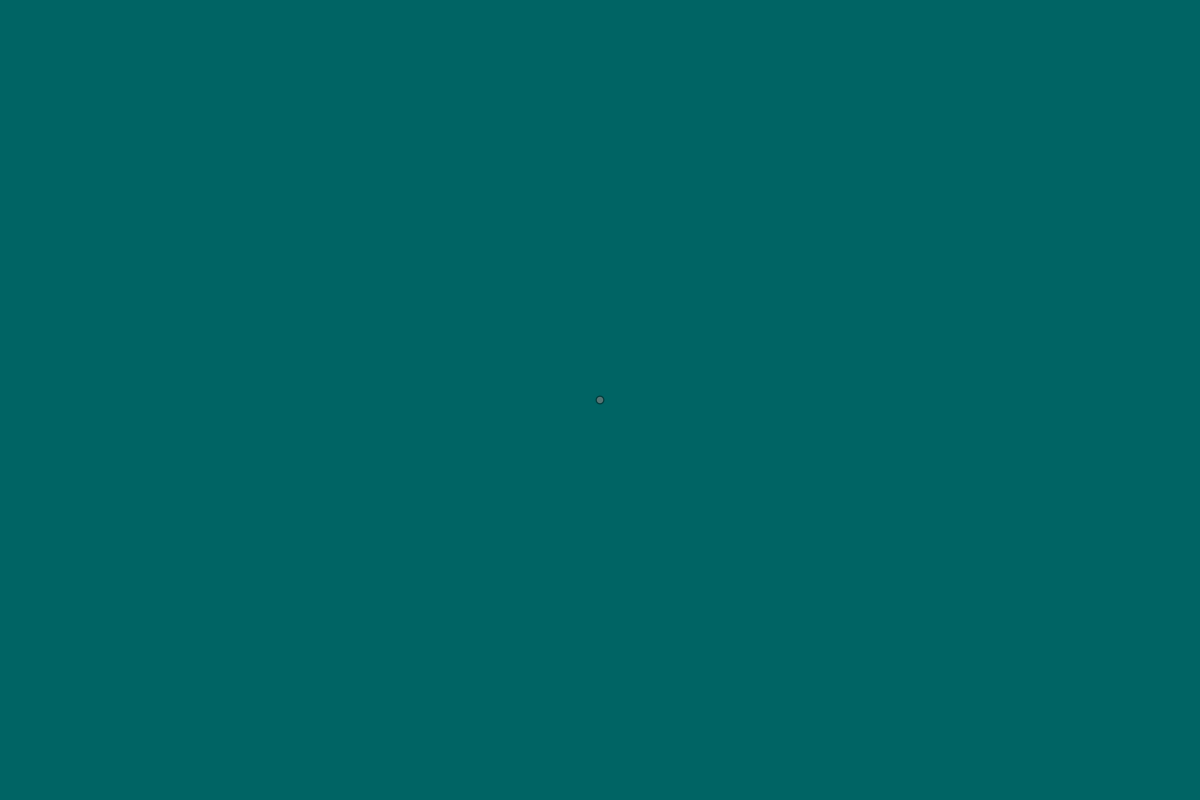
Frame 1 (no input)
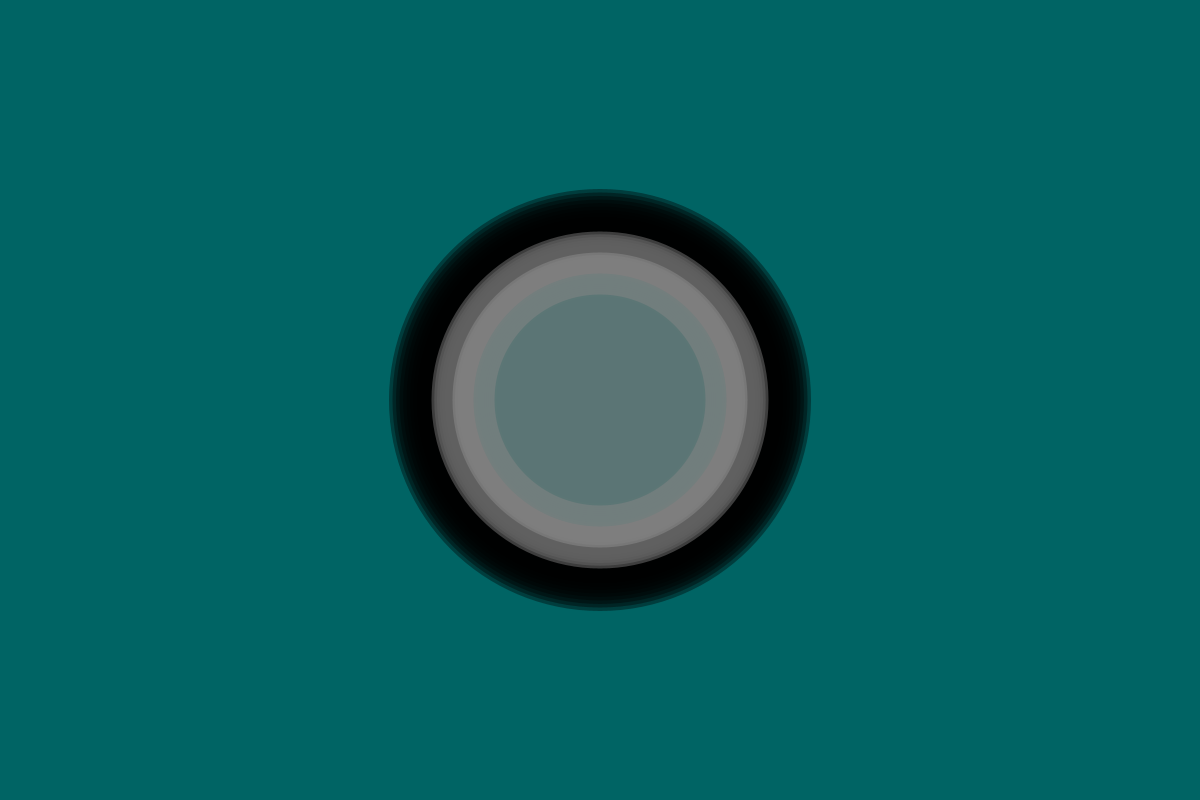
Frame 60 (the mouse pressed at the canvas centre just before this capture)
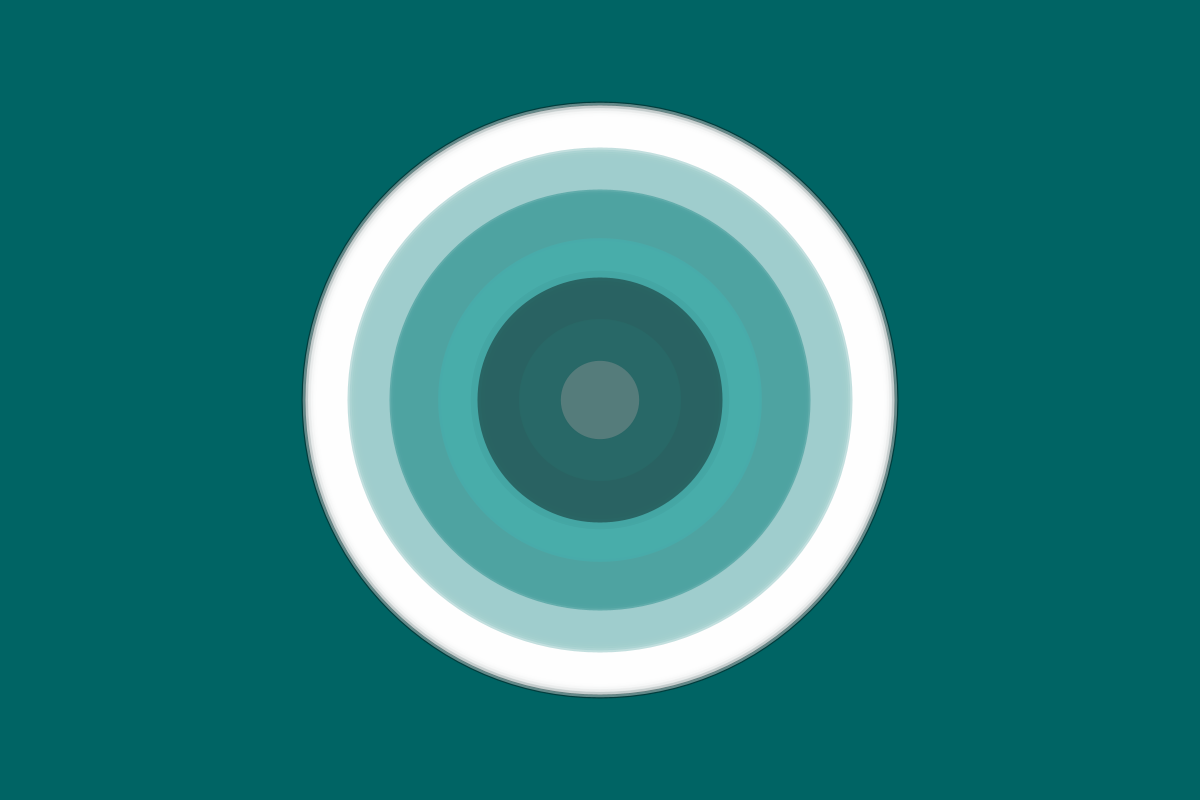
Frame 120 (the mouse held since frame 60 and released just before this capture)

The Processing sketch that drew these frames (run headless with seeded random() and noise(); from frame 60 on, the mouse is pressed at the canvas centre):

// Processing sketch: Ripples3
// ── Ripples3.pde
//Ripple ripple;
//Ripple ripple2;
//Ripple ripple3;
ArrayList<Ripple> manyRipples;


void setup() {
  size(1200,800);
  background(0,100,100);
  manyRipples = new ArrayList<Ripple>();
  
  manyRipples.add(new Ripple(width/2,height/2, 2,0,7,width/2,height/2, width/2));
  
  manyRipples.add(new Ripple(width/2,height/2, 1,255,7*.8,width/2,height/2, width/2));
  
  manyRipples.add(new Ripple(width/2,height/2, 1,color(0,122,121),7*.5,width/2,height/2, width/2));
  
  manyRipples.add(new Ripple(width/2,height/2, 1,255,7*.7,width/2,height/2, width/2));
  
  manyRipples.add(new Ripple(width/2,height/2, 1,color(0,122,121),7*.6,width/2,height/2, width/2));
}

void draw() {
  
  
  if(manyRipples.size()==0){
  
  manyRipples.add(new Ripple(width/2,height/2, 2,0,7,width/2,height/2, width/2));
  
  manyRipples.add(new Ripple(width/2,height/2, 1,255,7*.8,width/2,height/2, width/2));
  
  manyRipples.add(new Ripple(width/2,height/2, 1,color(0,122,121),7*.5,width/2,height/2, width/2));
  
  manyRipples.add(new Ripple(width/2,height/2, 1,255,7*.7,width/2,height/2, width/2));
  
  manyRipples.add(new Ripple(width/2,height/2, 1,color(0,122,121),7*.6,width/2,height/2, width/2));
  }
  
  for(int i=manyRipples.size()-1;i>=0;i--){
  
    Ripple newRipple = manyRipples.get(i);
    newRipple.move();
    newRipple.display();
  }
  
 
  
  
}


void mousePressed(){
  
  //variable speed and maxSize
//  float tSpeed = random(0.6, 7.2);
  float maxSize = random(width/5, width);
  float tSpeed = map(maxSize, width/5, width, 2, 7.2);
//  manyRipples.add(new Ripple(mouseX,mouseY,2,color(random(0,255),random(0,255),random(0,255)),tSpeed,mouseX,mouseY));
  manyRipples.add(new Ripple(mouseX,mouseY,2,color(random(0,50),262,random(200,255)),tSpeed,mouseX,mouseY, maxSize));  
  manyRipples.add(new Ripple(mouseX,mouseY,1,color(random(3,50),random(50,255),200),tSpeed*.5,mouseX,mouseY, maxSize));
  manyRipples.add(new Ripple(mouseX,mouseY,1,color(random(0,100),100,100),tSpeed*.8,mouseX,mouseY, maxSize));
  manyRipples.add(new Ripple(mouseX,mouseY,1,color(random(3,50),random(50,255),200),tSpeed*.5,mouseX,mouseY, maxSize));
  manyRipples.add(new Ripple(mouseX,mouseY,1,color(random(0,100),100,100),tSpeed*.8,mouseX,mouseY, maxSize));
}


void keyPressed() {

  //remove ripples from the Array
  if (manyRipples.size()>=5) {
    for(int k=manyRipples.size() - 1;k>=0;k--){
    manyRipples.remove(k);
    
   /*   
    manyRipples.remove(manyRipples.size() - 1);
    manyRipples.remove(manyRipples.size() - 1);
    manyRipples.remove(manyRipples.size() - 1);
    manyRipples.remove(manyRipples.size() - 1);
    manyRipples.remove(manyRipples.size() - 1);*/
  }}
  
  background(0,100,100);
}

// ── Ripple.pde
class Ripple {
  color c;
  float xpos;
  float ypos;
  float speed;
  float size;
  float positionX;
  float positionY;
  float maxSize;

//Ripple constructor
  /*
  Ripple(float tempX, float tempY, float tempSize, color tempC) {
    xpos = tempX;
    ypos = tempY;
    size = tempSize;
    c = tempC;
    
  }
  */
  //New ripple constructor where additionally I am passing in speed and X & Y postions.
  Ripple(float tempX, float tempY, float tempSize, color tempC, float rspeed,float MouseXValue, float MouseYValue, float tmSize) {
    xpos = tempX;
    ypos = tempY;
    size = tempSize;
    c = tempC;
    speed=rspeed;
    positionX=MouseXValue;
    positionY=MouseYValue;
    maxSize = tmSize;
  }
  
  /*
  void move(float tspeed) {
    size = size + tspeed;
    if (this.getSize() > width) {
      this.reset(width/2,height/2,tspeed,c);
    }
  }*/
  
  //New ripple move without the speed 
  void move() {
    size = size + speed;
    if (this.getSize() > maxSize) {
      this.reset(positionX,positionY,speed,c);
    }
  }
  
  float getSize() {
    return size;
  }
  
  void reset(float tx, float ty,float tsize, color tC) {
    xpos = tx;
    ypos = ty;
    c = tC;
    fill(c,c,c,100);
    size = tsize;
    ellipse(xpos,ypos, size, size);
  }

  void display() {
    stroke(2,2);
    fill(c,100);
    ellipseMode(CENTER);
    ellipse(xpos,ypos, size, size);
  }
  
}
